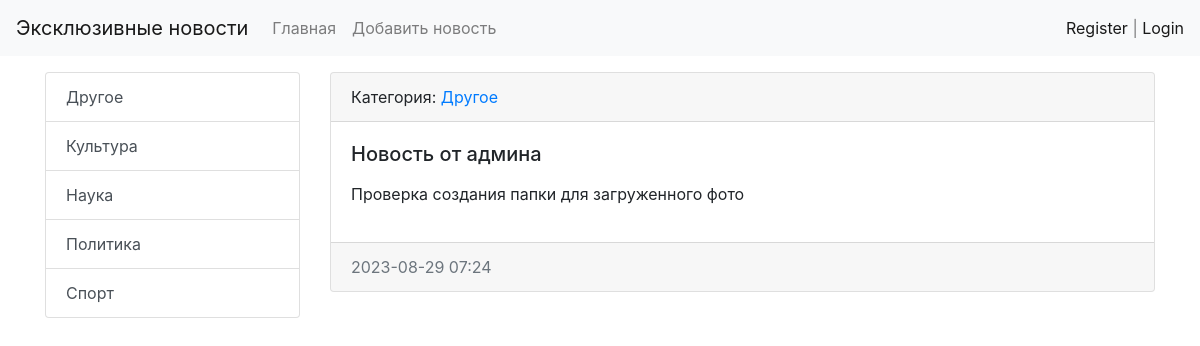
Page /news/7/ on the earlier database version.
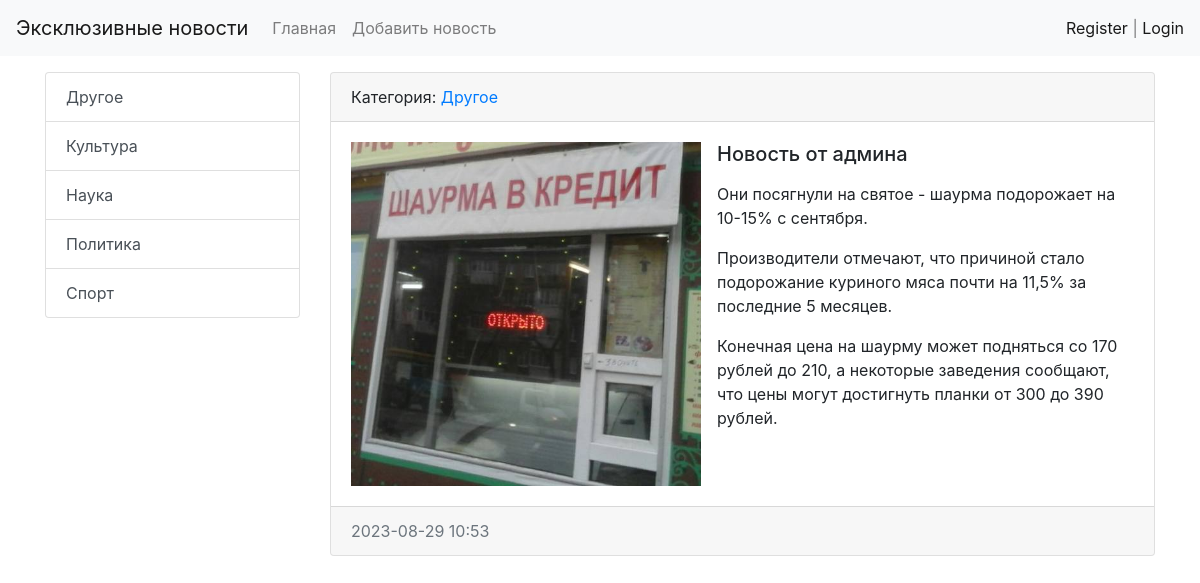
Same page on the later database version.
### news/models.py (models this page shows, shortened)
class News(models.Model):
    title = models.CharField(max_length=150, verbose_name='Наименование')
    content = models.TextField(blank=True, verbose_name='Контент')
    created_at = models.DateTimeField(auto_now=True, verbose_name='Дата публикации')
    updated_at = models.DateTimeField(auto_now=True, verbose_name='Обновлено')
    photo = models.ImageField(upload_to='photos', verbose_name='Фото', blank=True)
    is_published = models.BooleanField(default=True, verbose_name='Опубликовано')
    category = models.ForeignKey('Category', on_delete=models.PROTECT, null=True, verbose_name='Категория')
    class Meta:
        verbose_name = 'новость'
        verbose_name_plural = 'новости'
        ordering = ['-created_at']

class Category(models.Model):
    title = models.CharField(max_length=150, db_index=True, verbose_name='Наименование категории')
    def __str__(self):
        return self.title
    class Meta:
        verbose_name = 'Категория'
        verbose_name_plural = 'Категории'
        ordering = ['title']

### news/views.py (the view)
# urls.py: path('news/<int:news_id>/', view_news, name='view_news'),
def view_news(request, news_id):
    news_item = get_object_or_404(News, pk=news_id)
    return render(request, 'news/view_news.html', {"news_item": news_item})

### news/templatetags/news_tags.py (called while the page is built)
@register.simple_tag
def get_categories():
    return Category.objects.all()

### news/templates/news/view_news.html (shortened to what this page needs)
{% extends 'base.html' %}
{% block sitebar %}
{% include 'inc/_sidebar.html' %}
{% endblock  %}
{% block content %}
<div class="card mb-3">
    <div class="card-header">
    Категория: <a href="{% url 'category' news_item.category.pk %}">{{ news_item.category }}</a>
    </div>
    <div class="card-body">
        {% if news_item.photo %}
          <img src="{{ news_item.photo.url }}" alt="", width="350", class="float-left mr-3">
        {% else %}
          {% comment %} Здесь можно оставить ссылку на изображение по умолчанию через <img src=""> {% endcomment %}
        {% endif %}
          <h5 class="card-title">{{ news_item.title }}</h5>
          <p class="card-text">{{ news_item.content|safe|linebreaks }}</p>
    </div>
    <div class="card-footer text-muted">
        {{ news_item.created_at|date:"Y-m-d H:i" }}
    </div>
</div>
{% endblock  %}

Differences in the rows shown:
changed News "Новость от админа": photo: picture added; content "Проверка создания папки для загруженного фото" → "Они посягнули на святое - шаурма подорожает на 10-15% с сентября. Производители отмечают, что причиной стало подорожание куриного мяса почти на 11,5% за последние 5 месяцев. Конечная цена на шаурму может подняться со 170 рублей до 210, а некоторые заведения сообщают, что цены могут достигнуть планки от 300 до 390 рублей."; created_at "2023-08-29 07:24" → "2023-08-29 10:53"
